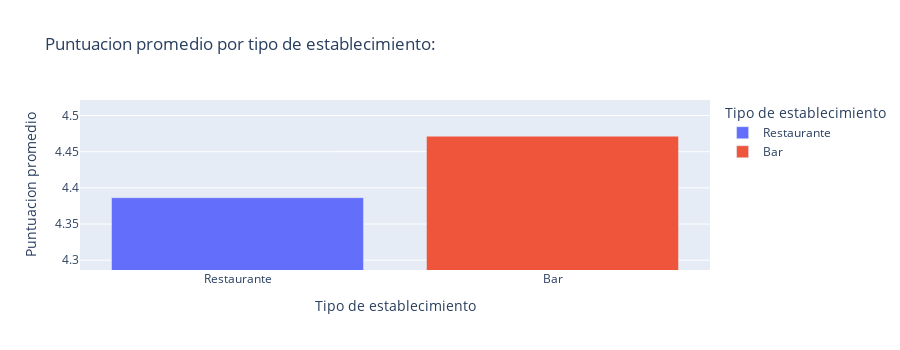
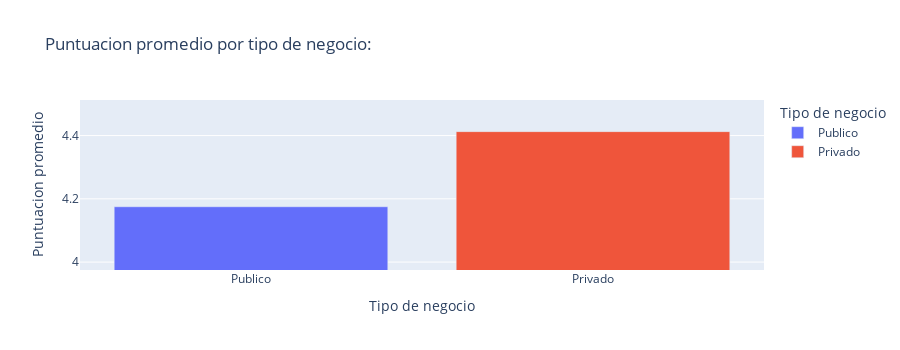
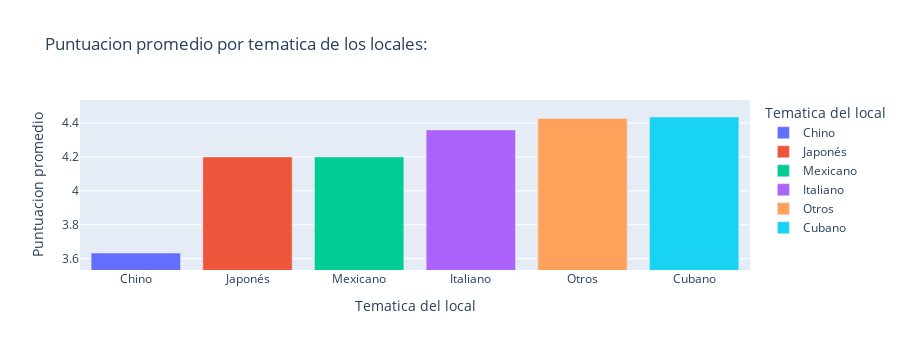
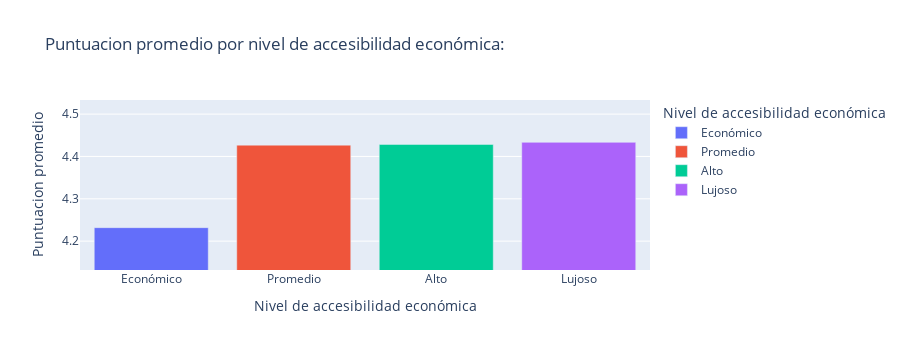

The notebook cell saved with these charts, in order:
### Markdown cell above
<a id="puntuacionpromedio"></a>
📊 Tablas respecto a la ***puntuacion promedio***:
---
  Ahora observemos la diferencia de ***puntuacion promedio*** por el ***Tipo de establecimiento***, ***Tipo de negocio*** y por la ***tematica*** que utiliza, o sea de que pais principal es su oferta gastronomica.

  Ademas de ello tambien vale la pena ver por el nivel de ***accecibilidad economica*** respecto a la ***puntuacion promedio***, aunque la unica conclusion que podemos sacar de esto es que los restaurantes que dan un servicio de nivel economico tienen a recibir una peor puntuacion.

  Ordenado de $Menos$ a $Más$

---
>**Nota**: Ha sido acercado artificialmente para mostrar la diferencia entre uno y el otro  mas graficamente, fijese en los valores individuales de cada uno para evitar confusiones con los rangos de los datos.
---
Ir a [inicio](#inicio)

### Code cell
df_est_type = df.groupby('est_type')['rating'].mean().reset_index()
df_bus_type = df.groupby('bus_type')['rating'].mean().reset_index()
df_cuisine = df.groupby('cuisine')['rating'].mean().reset_index()
df_level = df.groupby('level')['rating'].mean().reset_index()

df_est_type_add_reviews = df.groupby('est_type').size().reset_index(name='cantity')
df_bus_type_add_reviews = df.groupby('bus_type').size().reset_index(name='cantity')
df_cuisine_add_reviews = df.groupby('cuisine').size().reset_index(name='reviews')
df_level_add_reviews = df.groupby('level').size().reset_index(name='cantity')

df_est_type = df_est_type.merge(df_est_type_add_reviews, on='est_type', how='left')
df_bus_type = df_bus_type.merge(df_bus_type_add_reviews, on='bus_type', how='left')
df_cuisine = df_cuisine.merge(df_cuisine_add_reviews, on='cuisine', how='left')
df_level = df_level.merge(df_level_add_reviews, on='level', how='left')

df_est_type['est_type'] = df_est_type['est_type'].map({'bar': 'Bar', 'restaurant': 'Restaurante'})
df_bus_type['bus_type'] = df_bus_type['bus_type'].map({'private': 'Privado', 'state': 'Publico'})
df_cuisine['cuisine'] = df_cuisine['cuisine'].map({"chinese": "Chino", "cuban": "Cubano", "italian": "Italiano", "japanese": "Japonés", "mexican": "Mexicano", "others": "Otros"})
df_level['level'] = df_level['level'].map({'economic':'Económico','medium': 'Promedio','high': 'Alto','luxurious': 'Lujoso'})#economic, medium, high, luxurious

df_est_type = df_est_type.sort_values('rating')
df_bus_type = df_bus_type.sort_values('rating')
df_cuisine = df_cuisine.sort_values('rating')
df_level = df_level.sort_values('rating')

fig_est_type = px.bar(
    df_est_type,
    x='est_type',
    y='rating',
    hover_data=['cantity'],
    labels={
        "est_type": "Tipo de establecimiento",
        "rating": "Puntuacion promedio",
        "cantity": "Cantidad de tipos de establecimientos"
    },
    title='Puntuacion promedio por tipo de establecimiento:',
    range_y=[min(df_est_type['rating']) -0.1, max(df_est_type['rating']) + 0.05],
    color='est_type',
    width=0, height=350
)

fig_bus_type = px.bar(
    df_bus_type,
    x='bus_type',
    y='rating',
    hover_data=['cantity'],
    labels={
        "bus_type": "Tipo de negocio",
        "rating": "Puntuacion promedio",
        "cantity": "Cantidad de tipos de negocios"
    },
    title='Puntuacion promedio por tipo de negocio:',
    range_y=[min(df_bus_type['rating']) -0.2, max(df_bus_type['rating']) + 0.1],
    color='bus_type',
    width=0, height=350
)
fig_cuisine = px.bar(
    df_cuisine,
    x='cuisine',
    y='rating',
    hover_data=['reviews'],
    labels={
        "cuisine": "Tematica del local",
        "rating": "Puntuacion promedio",
        "reviews": "Numero de reseñas"
    },
    title='Puntuacion promedio por tematica de los locales:',
    range_y=[min(df_cuisine['rating']) -0.1, max(df_cuisine['rating']) + 0.1],
    color='cuisine',
    width=0, height=350
)

fig_level = px.bar(
    df_level,
    x='level',
    y='rating',
    hover_data=['cantity'],
    labels={
        "level": "Nivel de accesibilidad económica",
        "rating": "Puntuacion promedio",
        "cantity": "Cantidad de locales con este nivel"
    },
    title='Puntuacion promedio por nivel de accesibilidad económica:',
    range_y=[min(df_level['rating']) -0.1, max(df_level['rating']) + 0.1],
    color='level',
    width=0, height=350
)

fig_est_type.show()
fig_bus_type.show()
fig_cuisine.show()
fig_level.show()

### Figure 1 — Plotly figure (JSON) as saved in the notebook; plotly's stock layout.template omitted (floating-point values rounded to 4 significant figures)
{"data": [{"alignmentgroup": "True", "customdata": [[170]], "hovertemplate": "Tipo de establecimiento=%{x}<br>Puntuacion promedio=%{y}<br>Cantidad de tipos de establecimientos=%{customdata[0]}<extra></extra>", "legendgroup": "Restaurante", "marker": {"color": "#636efa", "pattern": {"shape": ""}}, "name": "Restaurante", "offsetgroup": "Restaurante", "orientation": "v", "showlegend": true, "textposition": "auto", "type": "bar", "x": ["Restaurante"], "xaxis": "x", "y": [4.386], "yaxis": "y"}, {"alignmentgroup": "True", "customdata": [[56]], "hovertemplate": "Tipo de establecimiento=%{x}<br>Puntuacion promedio=%{y}<br>Cantidad de tipos de establecimientos=%{customdata[0]}<extra></extra>", "legendgroup": "Bar", "marker": {"color": "#EF553B", "pattern": {"shape": ""}}, "name": "Bar", "offsetgroup": "Bar", "orientation": "v", "showlegend": true, "textposition": "auto", "type": "bar", "x": ["Bar"], "xaxis": "x", "y": [4.471], "yaxis": "y"}], "layout": {"barmode": "relative", "height": 350, "legend": {"title": {"text": "Tipo de establecimiento"}, "tracegroupgap": 0}, "title": {"text": "Puntuacion promedio por tipo de establecimiento:"}, "xaxis": {"anchor": "y", "categoryarray": ["Restaurante", "Bar"], "categoryorder": "array", "domain": [0, 1], "title": {"text": "Tipo de establecimiento"}}, "yaxis": {"anchor": "x", "domain": [0, 1], "range": [4.286, 4.521], "title": {"text": "Puntuacion promedio"}}}}

### Figure 2 — Plotly figure (JSON) as saved in the notebook; plotly's stock layout.template omitted (floating-point values rounded to 4 significant figures)
{"data": [{"alignmentgroup": "True", "customdata": [[4]], "hovertemplate": "Tipo de negocio=%{x}<br>Puntuacion promedio=%{y}<br>Cantidad de tipos de negocios=%{customdata[0]}<extra></extra>", "legendgroup": "Publico", "marker": {"color": "#636efa", "pattern": {"shape": ""}}, "name": "Publico", "offsetgroup": "Publico", "orientation": "v", "showlegend": true, "textposition": "auto", "type": "bar", "x": ["Publico"], "xaxis": "x", "y": [4.175], "yaxis": "y"}, {"alignmentgroup": "True", "customdata": [[224]], "hovertemplate": "Tipo de negocio=%{x}<br>Puntuacion promedio=%{y}<br>Cantidad de tipos de negocios=%{customdata[0]}<extra></extra>", "legendgroup": "Privado", "marker": {"color": "#EF553B", "pattern": {"shape": ""}}, "name": "Privado", "offsetgroup": "Privado", "orientation": "v", "showlegend": true, "textposition": "auto", "type": "bar", "x": ["Privado"], "xaxis": "x", "y": [4.412], "yaxis": "y"}], "layout": {"barmode": "relative", "height": 350, "legend": {"title": {"text": "Tipo de negocio"}, "tracegroupgap": 0}, "title": {"text": "Puntuacion promedio por tipo de negocio:"}, "xaxis": {"anchor": "y", "categoryarray": ["Publico", "Privado"], "categoryorder": "array", "domain": [0, 1], "title": {"text": "Tipo de negocio"}}, "yaxis": {"anchor": "x", "domain": [0, 1], "range": [3.975, 4.512], "title": {"text": "Puntuacion promedio"}}}}

### Figure 3 — Plotly figure (JSON) as saved in the notebook; plotly's stock layout.template omitted (floating-point values rounded to 4 significant figures)
{"data": [{"alignmentgroup": "True", "customdata": [[3]], "hovertemplate": "Tematica del local=%{x}<br>Puntuacion promedio=%{y}<br>Numero de reseñas=%{customdata[0]}<extra></extra>", "legendgroup": "Chino", "marker": {"color": "#636efa", "pattern": {"shape": ""}}, "name": "Chino", "offsetgroup": "Chino", "orientation": "v", "showlegend": true, "textposition": "auto", "type": "bar", "x": ["Chino"], "xaxis": "x", "y": [3.633], "yaxis": "y"}, {"alignmentgroup": "True", "customdata": [[1]], "hovertemplate": "Tematica del local=%{x}<br>Puntuacion promedio=%{y}<br>Numero de reseñas=%{customdata[0]}<extra></extra>", "legendgroup": "Japonés", "marker": {"color": "#EF553B", "pattern": {"shape": ""}}, "name": "Japonés", "offsetgroup": "Japonés", "orientation": "v", "showlegend": true, "textposition": "auto", "type": "bar", "x": ["Japonés"], "xaxis": "x", "y": [4.2], "yaxis": "y"}, {"alignmentgroup": "True", "customdata": [[4]], "hovertemplate": "Tematica del local=%{x}<br>Puntuacion promedio=%{y}<br>Numero de reseñas=%{customdata[0]}<extra></extra>", "legendgroup": "Mexicano", "marker": {"color": "#00cc96", "pattern": {"shape": ""}}, "name": "Mexicano", "offsetgroup": "Mexicano", "orientation": "v", "showlegend": true, "textposition": "auto", "type": "bar", "x": ["Mexicano"], "xaxis": "x", "y": [4.2], "yaxis": "y"}, {"alignmentgroup": "True", "customdata": [[27]], "hovertemplate": "Tematica del local=%{x}<br>Puntuacion promedio=%{y}<br>Numero de reseñas=%{customdata[0]}<extra></extra>", "legendgroup": "Italiano", "marker": {"color": "#ab63fa", "pattern": {"shape": ""}}, "name": "Italiano", "offsetgroup": "Italiano", "orientation": "v", "showlegend": true, "textposition": "auto", "type": "bar", "x": ["Italiano"], "xaxis": "x", "y": [4.359], "yaxis": "y"}, {"alignmentgroup": "True", "customdata": [[62]], "hovertemplate": "Tematica del local=%{x}<br>Puntuacion promedio=%{y}<br>Numero de reseñas=%{customdata[0]}<extra></extra>", "legendgroup": "Otros", "marker": {"color": "#FFA15A", "pattern": {"shape": ""}}, "name": "Otros", "offsetgroup": "Otros", "orientation": "v", "showlegend": true, "textposition": "auto", "type": "bar", "x": ["Otros"], "xaxis": "x", "y": [4.427], "yaxis": "y"}, {"alignmentgroup": "True", "customdata": [[131]], "hovertemplate": "Tematica del local=%{x}<br>Puntuacion promedio=%{y}<br>Numero de reseñas=%{customdata[0]}<extra></extra>", "legendgroup": "Cubano", "marker": {"color": "#19d3f3", "pattern": {"shape": ""}}, "name": "Cubano", "offsetgroup": "Cubano", "orientation": "v", "showlegend": true, "textposition": "auto", "type": "bar", "x": ["Cubano"], "xaxis": "x", "y": [4.435], "yaxis": "y"}], "layout": {"barmode": "relative", "height": 350, "legend": {"title": {"text": "Tematica del local"}, "tracegroupgap": 0}, "title": {"text": "Puntuacion promedio por tematica de los locales:"}, "xaxis": {"anchor": "y", "categoryarray": ["Chino", "Japonés", "Mexicano", "Italiano", "Otros", "Cubano"], "categoryorder": "array", "domain": [0, 1], "title": {"text": "Tematica del local"}}, "yaxis": {"anchor": "x", "domain": [0, 1], "range": [3.533, 4.535], "title": {"text": "Puntuacion promedio"}}}}

### Figure 4 — Plotly figure (JSON) as saved in the notebook; plotly's stock layout.template omitted (floating-point values rounded to 4 significant figures)
{"data": [{"alignmentgroup": "True", "customdata": [[22]], "hovertemplate": "Nivel de accesibilidad económica=%{x}<br>Puntuacion promedio=%{y}<br>Cantidad de locales con este nivel=%{customdata[0]}<extra></extra>", "legendgroup": "Económico", "marker": {"color": "#636efa", "pattern": {"shape": ""}}, "name": "Económico", "offsetgroup": "Económico", "orientation": "v", "showlegend": true, "textposition": "auto", "type": "bar", "x": ["Económico"], "xaxis": "x", "y": [4.232], "yaxis": "y"}, {"alignmentgroup": "True", "customdata": [[163]], "hovertemplate": "Nivel de accesibilidad económica=%{x}<br>Puntuacion promedio=%{y}<br>Cantidad de locales con este nivel=%{customdata[0]}<extra></extra>", "legendgroup": "Promedio", "marker": {"color": "#EF553B", "pattern": {"shape": ""}}, "name": "Promedio", "offsetgroup": "Promedio", "orientation": "v", "showlegend": true, "textposition": "auto", "type": "bar", "x": ["Promedio"], "xaxis": "x", "y": [4.427], "yaxis": "y"}, {"alignmentgroup": "True", "customdata": [[37]], "hovertemplate": "Nivel de accesibilidad económica=%{x}<br>Puntuacion promedio=%{y}<br>Cantidad de locales con este nivel=%{customdata[0]}<extra></extra>", "legendgroup": "Alto", "marker": {"color": "#00cc96", "pattern": {"shape": ""}}, "name": "Alto", "offsetgroup": "Alto", "orientation": "v", "showlegend": true, "textposition": "auto", "type": "bar", "x": ["Alto"], "xaxis": "x", "y": [4.428], "yaxis": "y"}, {"alignmentgroup": "True", "customdata": [[6]], "hovertemplate": "Nivel de accesibilidad económica=%{x}<br>Puntuacion promedio=%{y}<br>Cantidad de locales con este nivel=%{customdata[0]}<extra></extra>", "legendgroup": "Lujoso", "marker": {"color": "#ab63fa", "pattern": {"shape": ""}}, "name": "Lujoso", "offsetgroup": "Lujoso", "orientation": "v", "showlegend": true, "textposition": "auto", "type": "bar", "x": ["Lujoso"], "xaxis": "x", "y": [4.433], "yaxis": "y"}], "layout": {"barmode": "relative", "height": 350, "legend": {"title": {"text": "Nivel de accesibilidad económica"}, "tracegroupgap": 0}, "title": {"text": "Puntuacion promedio por nivel de accesibilidad económica:"}, "xaxis": {"anchor": "y", "categoryarray": ["Económico", "Promedio", "Alto", "Lujoso"], "categoryorder": "array", "domain": [0, 1], "title": {"text": "Nivel de accesibilidad económica"}}, "yaxis": {"anchor": "x", "domain": [0, 1], "range": [4.132, 4.533], "title": {"text": "Puntuacion promedio"}}}}
